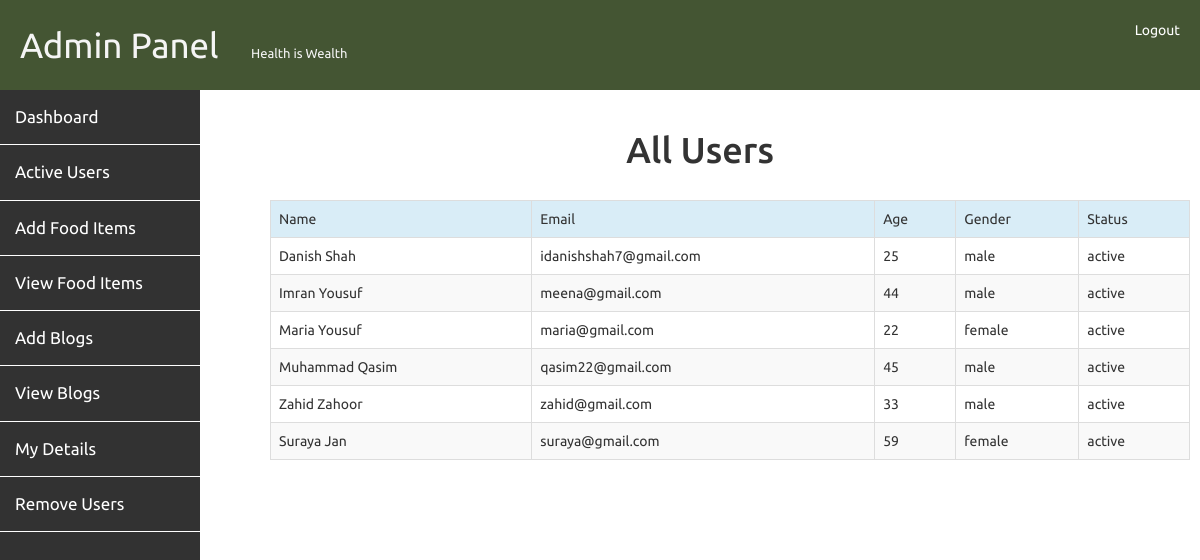
Page /admin/users.php (signed in) on the committed database.
### tables this page shows
CREATE TABLE `users` (
  `id` bigint(20) NOT NULL,
  `name` varchar(30) DEFAULT NULL,
  `email` varchar(30) DEFAULT NULL,
  `age` int(20) DEFAULT NULL,
  `gender` varchar(10) NOT NULL,
  `status` varchar(20) DEFAULT 'active',
  `pass` varchar(20) DEFAULT NULL,
  `img` varchar(200) NOT NULL,
  `height` float NOT NULL,
  `weight` float NOT NULL,
  `TDEE` int(100) NOT NULL,
  `activityLevel` varchar(500) NOT NULL,
  `goal` varchar(20) NOT NULL
);

### admin/users.php (the view, shortened to what this page needs)
<!DOCTYPE html>
<html>
<head>
</head>
<body>
    <?php include('header.php'); ?>
    <?php include('menu.php'); ?>
    <?php include('db.php'); ?>
    <div class="restsection">
        <h1 style="text-align: center; color: #333">All Users </h1>
        <?php
        $res = mysqli_query($con, "SELECT * FROM users ");
        if (mysqli_num_rows($res) > 0) {
            echo "<table  style='margin:30px;' class='table table-bordered table-striped' >";
            echo "<tr class='info'>";
            echo "<td> Name </td>";
            echo "<td> Email</td>";
            echo "<td> Age </td>";
            echo "<td> Gender </td>";
            echo "<td> Status</td>";
            echo "</tr>";
            while ($record = mysqli_fetch_assoc($res)) {
                echo "<tr>";
                echo "<td> " .  $record["name"] . "</td>";
                echo "<td>" . $record['email'] . "</td>";
                echo "<td>" . $record["age"] . "</td>";
                echo "<td>" . $record["gender"] . "</td>";
                echo "<td>" . $record["status"] . "</td>";
                echo "</tr>";
            }
            echo "</table>";
        } ?>
    </div>
</body>
</html>

### admin/header.php (style rules this page uses)
body { margin: 0; font-family: 'Kanit', sans-serif; font-family: 'Ubuntu', sans-serif; }

### admin/users.php (style rules this page uses)
.restsection { background-color: white; padding: 40px; margin-left: 200px; margin-top: 70px; height: 1000px; }

### rows in the picture
users: name "Danish Shah", email "idanishshah7@gmail.com", age "25", gender "male", status "active"
users: name "Imran Yousuf", email "meena@gmail.com", age "44", gender "male", status "active"
users: name "Maria Yousuf", email "maria@gmail.com", age "22", gender "female", status "active"
users: name "Muhammad Qasim", email "qasim22@gmail.com", age "45", gender "male", status "active"
users: name "Zahid Zahoor", email "zahid@gmail.com", age "33", gender "male", status "active"
users: name "Suraya Jan", email "suraya@gmail.com", age "59", gender "female", status "active"
